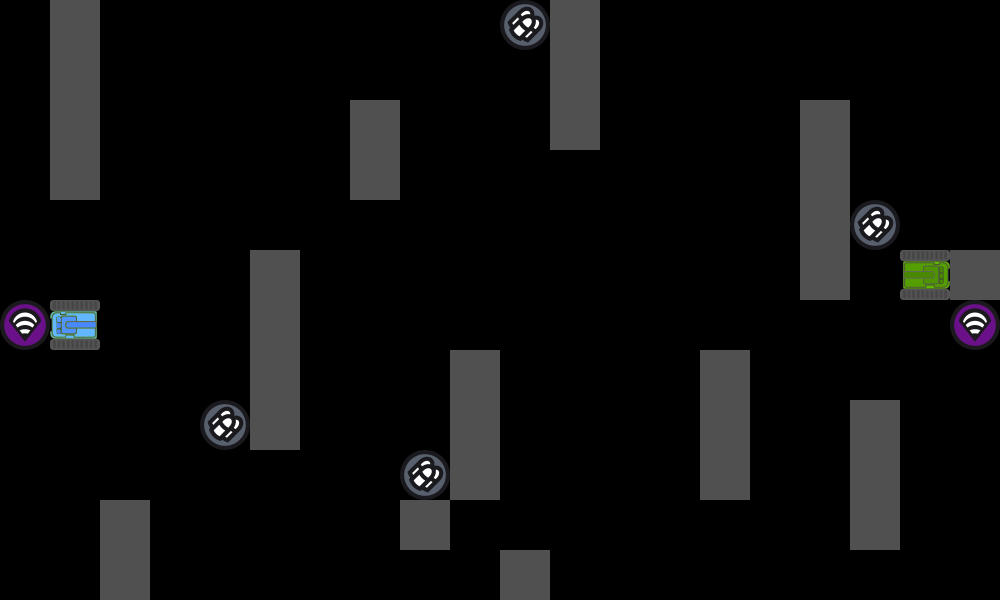

The image is a tile-based game level rendered from a .tmx file. Its description and complete source (layers, tilesets, objects, tile grids) follow:
An orthogonal 20x12 tile map with 50x50 px tiles, 1 tile layer (Tile Layer 1).

<map version="1.5" tiledversion="1.7.2" orientation="orthogonal" renderorder="right-down" width="20" height="12" tilewidth="50" tileheight="50" infinite="0" nextlayerid="2" nextobjectid="1">
 <tileset firstgid="1" name="TankManObj" tilewidth="50" tileheight="50" tilecount="5" columns="5">
  <image source="../image/TankManObj.png" width="250" height="50" />
 </tileset>
 <layer id="1" name="Tile Layer 1" width="20" height="12">
  <data encoding="csv">
0,3,0,0,0,0,0,0,0,0,4,3,0,0,0,0,0,0,0,0,
0,3,0,0,0,0,0,0,0,0,0,3,0,0,0,0,0,0,0,0,
0,3,0,0,0,0,0,3,0,0,0,3,0,0,0,0,3,0,0,0,
0,3,0,0,0,0,0,3,0,0,0,0,0,0,0,0,3,0,0,0,
0,0,0,0,0,0,0,0,0,0,0,0,0,0,0,0,3,4,0,0,
0,0,0,0,0,3,0,0,0,0,0,0,0,0,0,0,3,0,1,3,
5,2,0,0,0,3,0,0,0,0,0,0,0,0,0,0,0,0,0,5,
0,0,0,0,0,3,0,0,0,3,0,0,0,0,3,0,0,0,0,0,
0,0,0,0,4,3,0,0,0,3,0,0,0,0,3,0,0,3,0,0,
0,0,0,0,0,0,0,0,4,3,0,0,0,0,3,0,0,3,0,0,
0,0,3,0,0,0,0,0,3,0,0,0,0,0,0,0,0,3,0,0,
0,0,3,0,0,0,0,0,0,0,3,0,0,0,0,0,0,0,0,0
</data>
 </layer>
</map>
